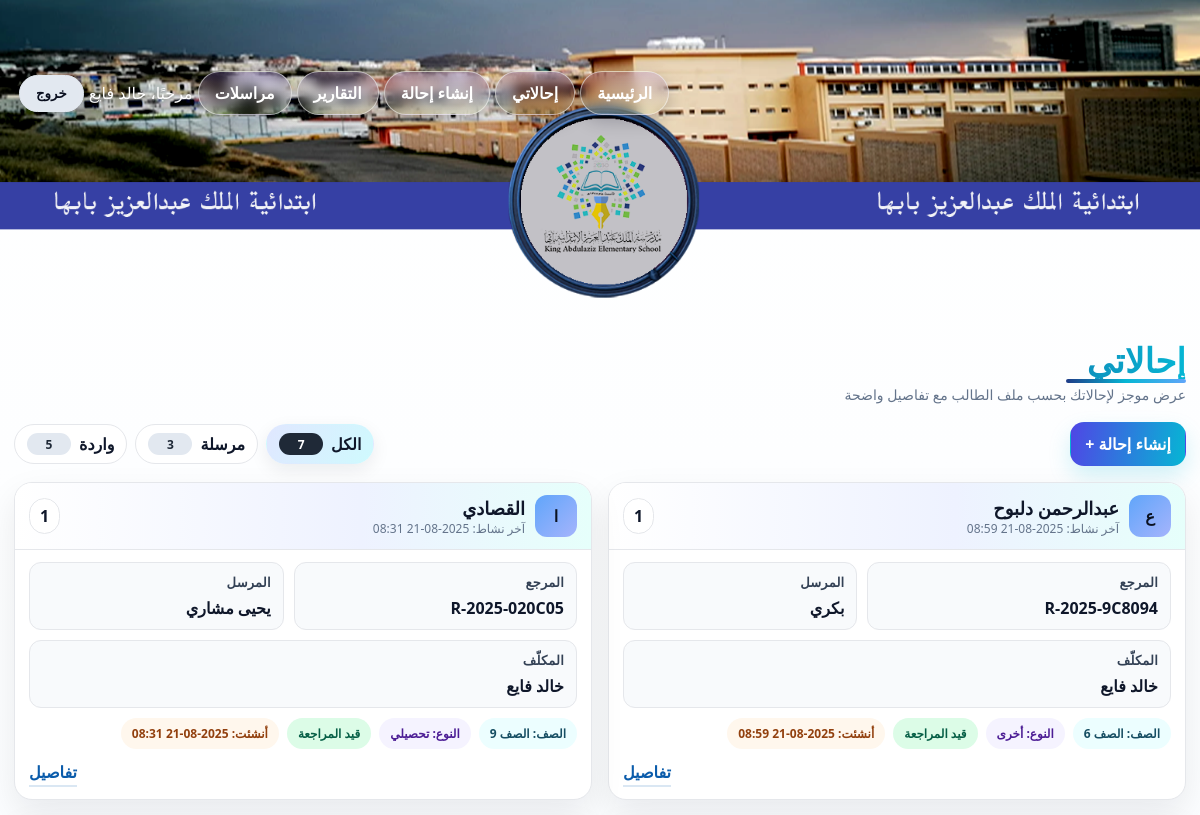
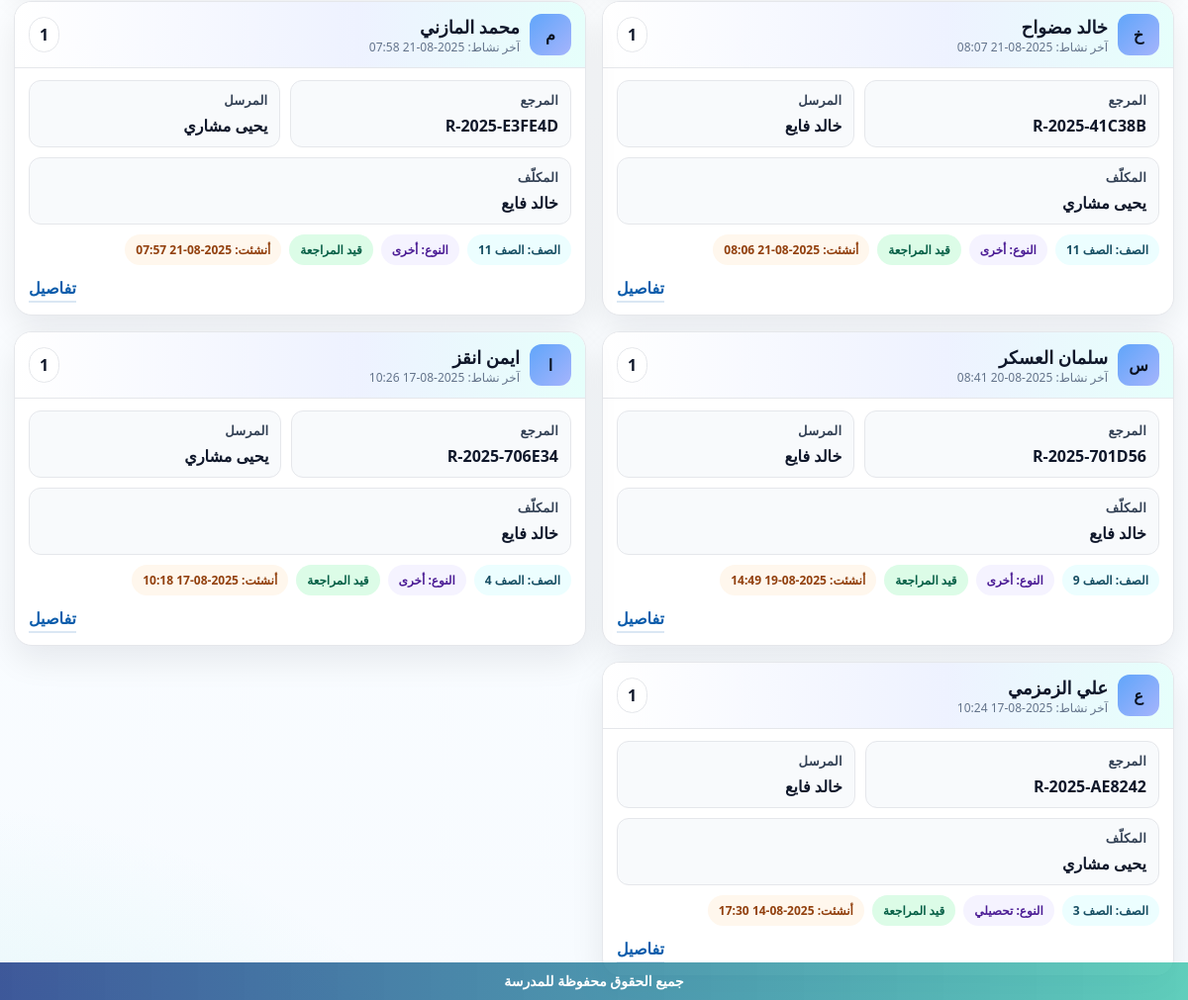
The page /referrals/ (signed in) on the database as committed earlier (2 pictures, top to bottom).
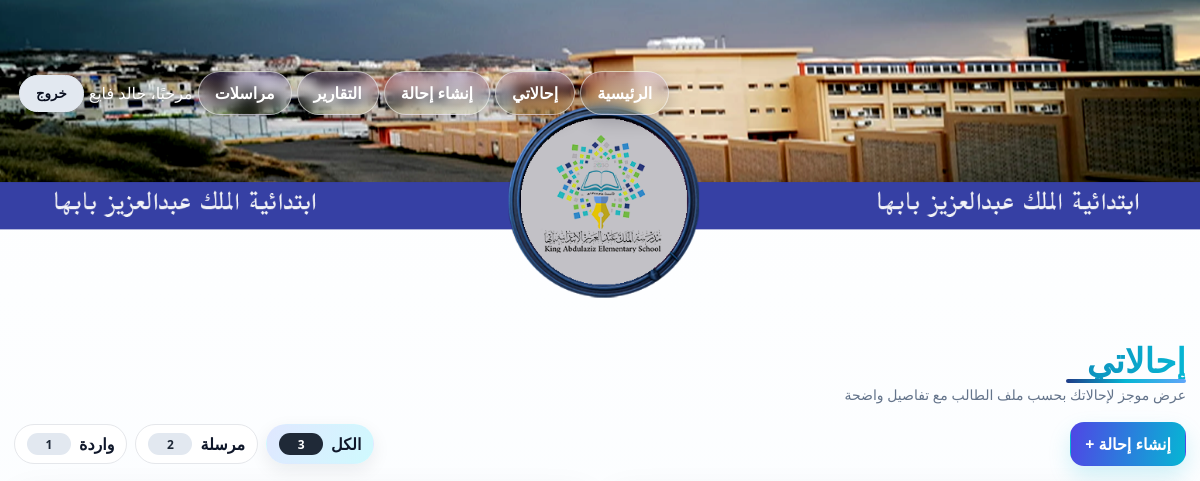
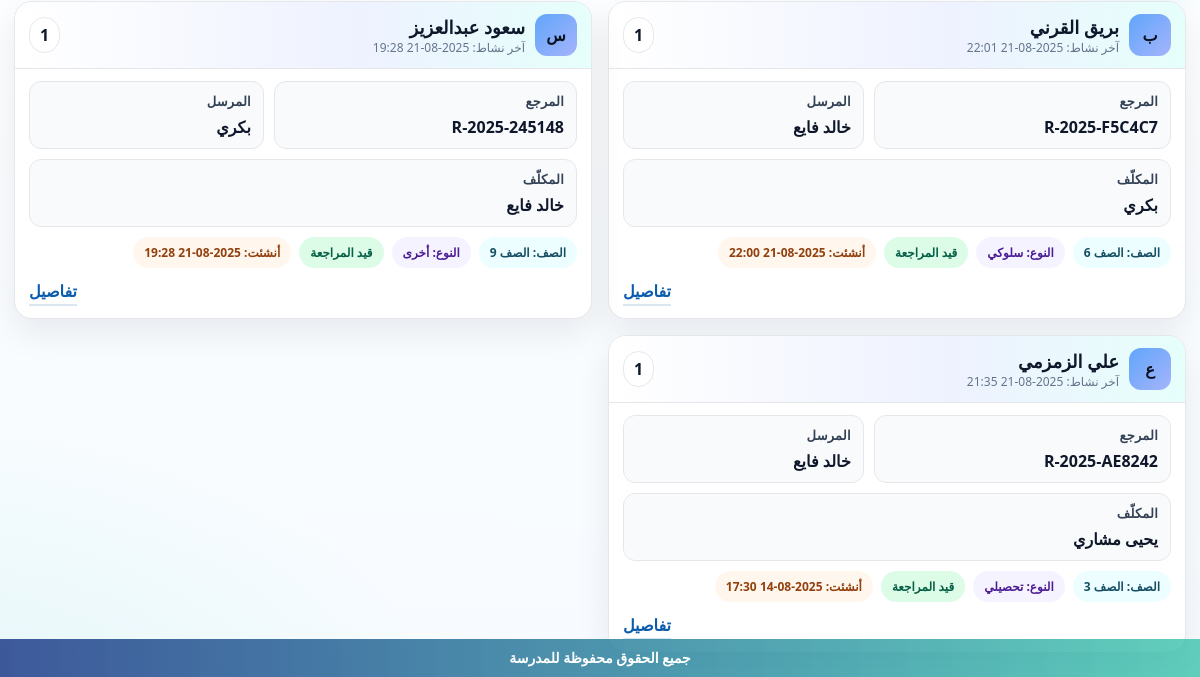
The same page on the database as committed later (2 pictures, top to bottom).
### referrals/models.py (models this page shows, shortened)
class Referral(models.Model):
    STATUS_CHOICES = [
        ("NEW", "جديدة"),
        ("UNDER_REVIEW", "قيد المراجعة"),
        ("SENT_TO_DEPUTY", "محالة لوكيل"),
        ("CLOSED", "مغلقة"),
    ]
    TYPE_CHOICES = [
        ("behavior", "سلوكي"),
        ("academic", "تحصيلي"),
        ("health", "صحي"),
        ("other", "أخرى"),
    ]
    GRADE_CHOICES = [(str(i), f"الصف {i}") for i in range(1, 13)]
    reference = models.CharField("المرجع", max_length=20, default=generate_reference, unique=True, editable=False)
    student_name = models.CharField("اسم الطالب", max_length=120)
    student_key = models.CharField("معرّف الطالب", max_length=180, blank=True, db_index=True)
    grade = models.CharField("الصف", max_length=2, choices=GRADE_CHOICES)
    referral_type = models.CharField("نوع الإحالة", max_length=20, choices=TYPE_CHOICES)
    details = models.TextField("التفاصيل")
    status = models.CharField("الحالة", max_length=20, choices=STATUS_CHOICES, default="NEW")
    created_by = models.ForeignKey(User, verbose_name="أنشأها", on_delete=models.CASCADE, related_name="created_referrals")
    assignee = models.ForeignKey(User, verbose_name="المكلّف", on_delete=models.SET_NULL, null=True, blank=True, related_name="assigned_referrals")
    created_at = models.DateTimeField("أُنشئت في", auto_now_add=True)
    updated_at = models.DateTimeField("آخر تحديث", auto_now=True)
    class Meta:
        verbose_name = "إحالة"
        verbose_name_plural = "إحالات"
        ordering = ["-created_at"]

### referrals/views.py (the view)
# urls.py: path("", views.list_referrals, name="index"),
@login_required
def list_referrals(request: HttpRequest):
    scope = request.GET.get("scope", "all")
    if _is_manager(request.user):
        sent_qs = Referral.objects.all()
        inbox_qs = Referral.objects.all()
        base_qs = Referral.objects.all()
    else:
        sent_qs = Referral.objects.filter(created_by=request.user)
        inbox_qs = Referral.objects.filter(assignee=request.user)
        base_qs = Referral.objects.filter(Q(created_by=request.user) | Q(assignee=request.user))
    if scope == "sent":
        items_qs = sent_qs
    elif scope == "inbox":
        items_qs = inbox_qs
    else:
        items_qs = base_qs
    items_qs = items_qs.select_related("created_by", "assignee").order_by("-created_at")
    items = list(items_qs)
    for r in items: _ensure_student_key(r)
    groups_map = {}
    for r in items:
        key = getattr(r, "student_key", "") or f"ref-{r.pk}"
        g = groups_map.get(key)
        if not g:
            g = {"key": getattr(r, "student_key", "") or "", "student_name": r.student_name, "latest": r.created_at, "referrals": []}
            groups_map[key] = g
        g["referrals"].append(r)
        if r.created_at > g["latest"]: g["latest"] = r.created_at
        if r.created_at >= g["latest"]: g["student_name"] = r.student_name
    groups = sorted(groups_map.values(), key=lambda x: x["latest"], reverse=True)
    counts = {
        "all": base_qs.count(),
        "sent": sent_qs.count(),
        "inbox": inbox_qs.count()
    }
    return render(request, "referrals/index.html", {"items": items, "groups": groups, "counts": counts, "scope": scope})

### referrals/context_processors.py (called while the page is built)
def active_news_ticker(request):
    try:
        obj = NewsTicker.objects.filter(is_active=True).order_by("-created_at").first()
        if obj and obj.is_visible:
            return {"news_ticker": obj}
    except Exception:
        pass
    return {"news_ticker": None}

### referrals/models.py (called while the page is built)
    @property
    def is_visible(self):
        now = timezone.now()
        if not self.is_active:
            return False
        if self.starts_at and now < self.starts_at:
            return False
        if self.ends_at and now > self.ends_at:
            return False
        return True

### referrals/views.py (called while the page is built)
def _is_manager(user):
    try:
        return bool(user.is_staff or (getattr(user, "profile", None) and user.profile.role == "مدير المدرسة"))
    except Profile.DoesNotExist:
        return bool(user.is_staff)

def _ensure_student_key(ref: Referral):
    try:
        has_key_field = hasattr(ref, "student_key")
    except Exception:
        has_key_field = False
    if not has_key_field:
        return
    try:
        if getattr(ref, "student_key", ""):
            return
        civil = (getattr(ref, "student_civil_id", None) or "")[:64]
        new_key = make_student_key(getattr(ref, "student_name", ""), civil)
        if new_key:
            ref.student_key = new_key
            ref.save(update_fields=["student_key"])
    except Exception:
        pass

### templates/referrals/index.html (shortened to what this page needs)
{% load static %}
<!doctype html>
<html lang="ar" dir="rtl">
<head>
</head>
<body>
  {% include 'header.html' %}
  <div class="wrap">
    <header class="page-head" aria-label="عنوان الصفحة">
      <div>
        <h1 class="page-title">إحالاتي</h1>
        <div class="underline" aria-hidden="true"></div>
        <p class="page-sub">عرض موجز لإحالاتك بحسب ملف الطالب مع تفاصيل واضحة</p>
      </div>
    </header>
    <div class="topbar">
      <a class="btn btn-primary" href="{% url 'referrals:new' %}">إنشاء إحالة +</a>
      <nav class="tabs" role="tablist" aria-label="تصفية الإحالات">
        <a class="tab {% if scope == 'all' %}is-active{% endif %}" href="{% url 'referrals:index' %}?scope=all">
          الكل <span class="badge">{{ counts.all }}</span>
        </a>
        <a class="tab {% if scope == 'sent' %}is-active{% endif %}" href="{% url 'referrals:index' %}?scope=sent">
          مرسلة <span class="badge">{{ counts.sent }}</span>
        </a>
        <a class="tab {% if scope == 'inbox' %}is-active{% endif %}" href="{% url 'referrals:index' %}?scope=inbox">
          واردة <span class="badge">{{ counts.inbox }}</span>
        </a>
      </nav>
    </div>
    {% if groups %}
      <section class="grid" aria-label="بطاقات ملفات الطلاب">
        {% for g in groups %}
          {% with latest=g.referrals.0 %}
          <article class="card">
            <header class="card-header">
              <div class="avatar" aria-hidden="true">{{ g.student_name|default:"?"|slice:":1" }}</div>
              <div>
                <h3 class="student-name">{{ g.student_name }}</h3>
                <div class="small-note">آخر نشاط: {{ latest.updated_at|date:"Y-m-d H:i" }}</div>
              </div>
              <div class="counter" title="إجمالي الإحالات">{{ g.referrals|length }}</div>
            </header>
            <div class="card-body">
              <div class="row" aria-label="معلومات أساسية">
                <div class="info">
                  <h4>المرجع</h4>
                  <div class="v">{{ latest.reference }}</div>
                </div>
                <div class="info">
                  <h4>المرسل</h4>
                  <div class="v">{{ latest.created_by.username }}</div>
                </div>
                <div class="info">
                  <h4>المكلّف</h4>
                  <div class="v">{{ latest.assignee.username|default:"—" }}</div>
                </div>
              </div>
              <div class="chips" aria-label="تصنيف">
                <span class="chip chip-grade">الصف: {{ latest.get_grade_display }}</span>
                <span class="chip chip-type">النوع: {{ latest.get_referral_type_display }}</span>
                <span class="chip chip-status">{{ latest.get_status_display }}</span>
                <span class="chip chip-ref">أنشئت: {{ latest.created_at|date:"Y-m-d H:i" }}</span>
              </div>
              <div class="actions">
                <a class="link" href="{% url 'referrals:detail' latest.pk %}">تفاصيل</a>
              </div>
            </div>
          </article>
          {% endwith %}
        {% endfor %}
      </section>
    {% else %}
      <div class="empty">لا توجد إحالات لعرضها.</div>
    {% endif %}
  </div>
  {% include 'footer.html' %}
</body>
</html>

### templates/header.html (shortened to what this page needs)
<nav class="hdr-nav" role="navigation" aria-label="الشريط العلوي">
  <div class="hdr-banner">
    <div class="hdr-actions">
      <div class="hdr-actions-wrap">
        <div class="hdr-links">
          <a class="hdr-link" href="/">الرئيسية</a>
          <a class="hdr-link" href="/referrals/">إحالاتي</a>
          <a class="hdr-link" href="/referrals/new/">إنشاء إحالة</a>
          <a class="hdr-link" href="/workflow/reports/">التقارير</a>
          <a class="hdr-link" href="/messages/">مراسلات</a>
          {% if request.user.is_authenticated %}
            <span class="hdr-user">مرحبًا، {{ request.user.username }}</span>
            <form action="{% url 'accounts:logout' %}" method="post" class="hdr-logout-form">
              <button type="submit" class="hdr-link hdr-logout" aria-label="تسجيل الخروج">خروج</button>
            </form>
          {% else %}
            <a class="hdr-link" href="{% url 'accounts:login' %}">تسجيل الدخول</a>
            <a class="hdr-link hdr-cta" href="{% url 'accounts:register' %}">إنشاء حساب</a>
          {% endif %}
        </div>
      </div>
    </div>
  </div>
</nav>

### templates/footer.html (shortened to what this page needs)
<footer class="site-footer" role="contentinfo" aria-label="الشريط السفلي">
  <div class="inner">جميع الحقوق محفوظة للمدرسة</div>
</footer>

### templates/referrals/index.html (style rules this page uses)
:root { --brand:#1f3c88; --mint:#06b6d4; --sky:#60a5fa; --txt:#0f172a; --muted:#64748b; --line:#e5e7eb; --bg:#f7fbff; --card:#ffffff; --chip:#eef2ff; --shadow:0 14px 34px rgba(2,6,23,.08); --r:18px; }
body { margin:0; color:var(--txt); font-family:system-ui,-apple-system,Segoe UI,Roboto,Tajawal,Arial; background: radial-gradient(1200px 580px at 90% -10%, rgba(99,102,241,.09), transparent 60%), radial-gradient(1000px 650px at -10% 110%, rgba(45,212,191,.12), transparent 60%), linear-gradient(180deg,#fff, var(--bg)); min-height:100dvh; }
.wrap { max-width:1180px; margin:auto; padding:24px 14px }
.page-head { display:flex; align-items:end; justify-content:space-between; gap:12px; flex-wrap:wrap; margin:8px 0 18px }
.page-title { margin:0; font-weight:900; letter-spacing:.2px; line-height:1.1; font-size:clamp(22px,3.6vw,34px); background:linear-gradient(90deg,var(--brand),var(--mint)); -webkit-background-clip:text; background-clip:text; color:transparent }
.page-sub { margin:2px 0 0; color:var(--muted); font-size:14px }
.underline { height:4px; background:linear-gradient(90deg,var(--brand),var(--mint),var(--sky)); border-radius:999px; width:120px }
.topbar { display:flex; align-items:center; justify-content:space-between; gap:10px; flex-wrap:wrap; margin:6px 0 16px }
.btn { appearance:none; border:1px solid var(--line); background:#fff; color:var(--txt); border-radius:14px; padding:10px 14px; font-weight:800; text-decoration:none; display:inline-flex; gap:8px; align-items:center; transition:.15s }
.btn-primary { color:#fff; background:linear-gradient(100deg,#4f46e5 0%, var(--mint) 100%); border-color:transparent; box-shadow:0 10px 22px rgba(6,182,212,.18) }
.tabs { display:flex; gap:8px; align-items:center; flex-wrap:wrap }
.tab { padding:8px 12px; border-radius:999px; border:1px solid var(--line); background:#fff; color:var(--txt); text-decoration:none; font-weight:800; display:inline-flex; gap:8px; align-items:center }
.badge { min-width:28px; height:22px; border-radius:999px; display:inline-grid; place-items:center; padding:0 8px; font-size:12px; font-weight:900; color:#1f2937; background:#e2e8f0 }
.tab.is-active { background:linear-gradient(120deg,#e0e7ff,#cffafe); border-color:transparent; box-shadow:0 6px 18px rgba(15,23,42,.08) }
.tab.is-active .badge { background:#1f2937; color:#fff }
.grid { display:grid; grid-template-columns:repeat(2,minmax(0,1fr)); gap:16px }
.card { position:relative; background:var(--card); border:1px solid var(--line); border-radius:var(--r); overflow:hidden; box-shadow:var(--shadow); }
.card-header { display:grid; grid-template-columns:auto 1fr auto; gap:10px; align-items:center; padding:12px 14px; background:linear-gradient(90deg,#ffffff 0%, #eef2ff 60%, #e6fffb 100%); border-bottom:1px solid var(--line); }
.avatar { width:42px; height:42px; border-radius:12px; display:grid; place-items:center; background:linear-gradient(135deg,#60a5fa,#a5b4fc); color:#0b1220; font-weight:900 }
.student-name { margin:0; font-size:18px; font-weight:900 }
.small-note { font-size:12px; color:var(--muted) }
.counter { font-weight:900; padding:6px 10px; border-radius:999px; background:#fff; border:1px solid var(--line) }
.card-body { padding:12px 14px }
.row { display:flex; flex-wrap:wrap; gap:10px }
.info { flex:1 1 auto; min-width:180px; border:1px solid var(--line); background:#f8fafc; border-radius:12px; padding:10px 12px }
.info h4 { margin:0 0 6px; font-size:13px; color:#334155; letter-spacing:.2px }
.info .v { font-weight:900 }
.chips { display:flex; gap:8px; flex-wrap:wrap; margin-top:10px }
.chip { padding:6px 10px; border-radius:999px; font-size:12px; font-weight:900; border:1px solid var(--line) }
.chip-grade { background:#ecfeff; color:#164e63; border-color:transparent }
.chip-type { background:#f5f3ff; color:#4c1d95; border-color:transparent }
.chip-status { background:#dcfce7; color:#065f46; border-color:transparent }
.chip-ref { background:#fff7ed; color:#92400e; border-color:transparent }
.actions { margin-top:12px; display:flex; justify-content:flex-end }
.link { color:#0b5cab; font-weight:900; text-decoration:none; border-bottom:2px solid rgba(11,92,171,.15); padding-bottom:2px }

Rows that differ between the two databases and show on the page:
removed Referral: student_name "ع", student_name "عبدالرحمن دلبوح", updated_at "2025-08-21 08:59", reference "R-2025-9C8094", created_by.username "بكري", assignee.username "خالد فايع", grade "الصف 6", referral_type "أخرى", status "قيد المراجعة", created_at "2025-08-21 08:59"
removed Referral: student_name "ا", student_name "القصادي", updated_at "2025-08-21 08:31", reference "R-2025-020C05", created_by.username "يحيى مشاري", assignee.username "خالد فايع", grade "الصف 9", referral_type "تحصيلي", status "قيد المراجعة", created_at "2025-08-21 08:31"
removed Referral: student_name "خ", student_name "خالد مضواح", updated_at "2025-08-21 08:07", reference "R-2025-41C38B", created_by.username "خالد فايع", assignee.username "يحيى مشاري", grade "الصف 11", referral_type "أخرى", status "قيد المراجعة", created_at "2025-08-21 08:06"
removed Referral: student_name "م", student_name "محمد المازني", updated_at "2025-08-21 07:58", reference "R-2025-E3FE4D", created_by.username "يحيى مشاري", assignee.username "خالد فايع", grade "الصف 11", referral_type "أخرى", status "قيد المراجعة", created_at "2025-08-21 07:57"
removed Referral: student_name "س", student_name "سلمان العسكر", updated_at "2025-08-20 08:41", reference "R-2025-701D56", created_by.username "خالد فايع", assignee.username "خالد فايع", grade "الصف 9", referral_type "أخرى", status "قيد المراجعة", created_at "2025-08-19 14:49"
removed Referral: student_name "ا", student_name "ايمن انقز", updated_at "2025-08-17 10:26", reference "R-2025-706E34", created_by.username "يحيى مشاري", assignee.username "خالد فايع", grade "الصف 4", referral_type "أخرى", status "قيد المراجعة", created_at "2025-08-17 10:18"
added Referral: student_name "ب", student_name "بريق القرني", updated_at "2025-08-21 22:01", reference "R-2025-F5C4C7", created_by.username "خالد فايع", assignee.username "بكري", grade "الصف 6", referral_type "سلوكي", status "قيد المراجعة", created_at "2025-08-21 22:00"
added Referral: student_name "س", student_name "سعود عبدالعزيز", updated_at "2025-08-21 19:28", reference "R-2025-245148", created_by.username "بكري", assignee.username "خالد فايع", grade "الصف 9", referral_type "أخرى", status "قيد المراجعة", created_at "2025-08-21 19:28"
Other text that changed with them:
{{ counts.all }}: "7" → "3"
{{ counts.sent }}: "3" → "2"
{{ counts.inbox }}: "5" → "1"
new list line: "آخر نشاط: 1 المرجع المرسل المكلّف الصف: النوع: أنشئت: تفاصيل"
new list line: "ع علي الزمزمي 2025-08-21 21:35 R-2025-AE8242 خالد فايع يحيى مشاري الصف 3 تحصيلي قيد المراجعة 2025-08-14 17:30"
list line gone: "آخر نشاط: 1 المرجع المرسل المكلّف الصف: النوع: أنشئت: تفاصيل"
list line gone: "ع علي الزمزمي 2025-08-17 10:24 R-2025-AE8242 خالد فايع يحيى مشاري الصف 3 تحصيلي قيد المراجعة 2025-08-14 17:30"
